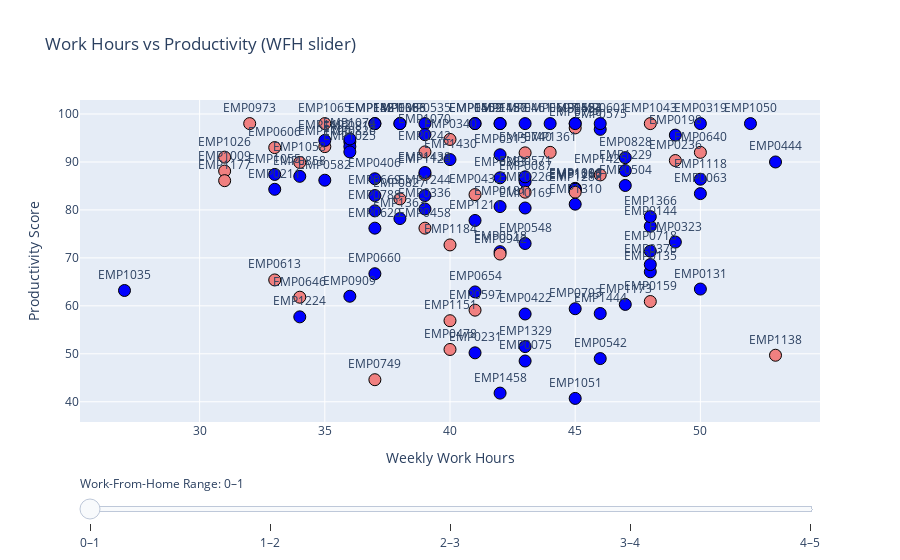

Notebook cell for this chart:
### Code cell
import plotly.graph_objects as go

ranges = [(0,1), (1,2), (2,3), (3,4), (4,5)] # Define ranges of WFH days (for slider and for loop)
marital_map = {"Single": "lightcoral", "Married": "blue"} # Color map for marital_status

fig = go.Figure()

for i, r in enumerate(ranges):  # One trace per WFH range, colored by marital status
    subset = married_men_df[married_men_df["WFH_Days_Per_Week"].between(r[0], r[1])] # Filter data for the current WFH range 
    
    #https://plotly.com/python/sliders/ 
    fig.add_trace(go.Scatter(
        x=subset["Work_Hours_Per_Week"],
        y=subset["Productivity_Score"],
        mode="markers+text",
        text=subset["Employee_ID"],
        textposition="top center",
        marker=dict(
            size=12,
            color=subset["Marital_Status"].map(marital_map),  # color by marital status
            line=dict(width=1, color="black")
        ),
        name=f"WFH {r[0]}–{r[1]} days",
        visible=(i==0)  # only show the first WFH range initially
    ))

steps = [] # Create and add slider steps
for i, r in enumerate(ranges):
    step = dict(
        method="update",
        args=[{"visible": [j==i for j in range(len(ranges))]},
              {"title": f"Work Hours vs Productivity (WFH {r[0]}–{r[1]} days) - Married = blue, Single = lightcoral"}],label=f"{r[0]}–{r[1]}")
    steps.append(step)

sliders = [dict(
    active=0,
    currentvalue={"prefix": "Work-From-Home Range: "},
    pad={"t": 50},
    steps=steps
)]

# Layout (https://www.geeksforgeeks.org/python/how-to-make-sliders-in-plotly/ )
fig.update_layout(
    title="Work Hours vs Productivity (WFH slider)",
    xaxis=dict(title="Weekly Work Hours"),
    yaxis=dict(title="Productivity Score"),
    sliders=sliders,
    legend_title="WFH Range"
)

fig.show()

### Figure 1 — Plotly figure (JSON) as saved in the notebook; plotly's stock layout.template omitted (floating-point values rounded to 4 significant figures; data arrays with more than 128 entries replaced by an {"elided": "..."} marker saying what was removed)
{"data": [{"marker": {"color": ["blue", "blue", "blue", "blue", "blue", "blue", "lightcoral", "blue", "blue", "blue", "blue", "lightcoral", "blue", "lightcoral", "lightcoral", "blue", "blue", "blue", "blue", "lightcoral", "blue", "blue", "blue", "blue", "blue", "lightcoral", "blue", "lightcoral", "blue", "lightcoral", "blue", "blue", "blue", "blue", "blue", "blue", "lightcoral", "blue", "blue", "blue", "lightcoral", "blue", "lightcoral", "lightcoral", "blue", "lightcoral", "lightcoral", "blue", "blue", "blue", "blue", "blue", "lightcoral", "lightcoral", "blue", "blue", "lightcoral", "blue", "blue", "lightcoral", "blue", "blue", "blue", "lightcoral", "lightcoral", "blue", "lightcoral", "blue", "lightcoral", "blue", "lightcoral", "blue", "blue", "blue", "lightcoral", "blue", "lightcoral", "blue", "blue", "blue", "blue", "lightcoral", "lightcoral", "lightcoral", "blue", "lightcoral", "blue", "lightcoral", "lightcoral", "blue", "blue", "blue", "blue", "blue", "lightcoral", "blue", "lightcoral", "blue", "lightcoral", "blue", "blue", "blue", "blue", "lightcoral", "blue", "blue", "blue", "blue", "blue", "blue", "blue"], "line": {"color": "black", "width": 1}, "size": 12}, "mode": "markers+text", "name": "WFH 0–1 days", "text": ["EMP0063", "EMP0075", "EMP0087", "EMP0131", "EMP0135", "EMP0144", "EMP0159", "EMP0169", "EMP0181", "EMP0198", "EMP0211", "EMP0226", "EMP0231", "EMP0236", "EMP0242", "EMP0315", "EMP0319", "EMP0323", "EMP0336", "EMP0340", "EMP0376", "EMP0383", "EMP0386", "EMP0406", "EMP0422", "EMP0432", "EMP0444", "EMP0458", "EMP0461", "EMP0478", "EMP0504", "EMP0518", "EMP0535", "EMP0542", "EMP0548", "EMP0554", "EMP0559", "EMP0571", "EMP0575", "EMP0582", "EMP0597", "EMP0601", "EMP0606", "EMP0613", "EMP0620", "EMP0640", "EMP0646", "EMP0654", "EMP0660", "EMP0669", "EMP0697", "EMP0718", "EMP0740", "EMP0749", "EMP0788", "EMP0793", "EMP0796", "EMP0814", "EMP0826", "EMP0827", "EMP0828", "EMP0858", "EMP0909", "EMP0942", "EMP0973", "EMP1006", "EMP1009", "EMP1025", "EMP1026", "EMP1035", "EMP1043", "EMP1050", "EMP1051", "EMP1055", "EMP1058", "EMP1063", "EMP1065", "EMP1070", "EMP1074", "EMP1117", "EMP1118", "EMP1123", "EMP1138", "EMP1151", "EMP1173", "EMP1177", "EMP1180", "EMP1184", "EMP1190", "EMP1211", "EMP1224", "EMP1229", "EMP1244", "EMP1286", "EMP1288", "EMP1310", "EMP1321", "EMP1329", "EMP1361", "EMP1363", "EMP1366", "EMP1402", "EMP1423", "EMP1425", "EMP1430", "EMP1438", "EMP1444", "EMP1457", "EMP1458", "EMP1481", "EMP1492"], "textposition": "top center", "type": "scatter", "visible": true, "x": [50, 43, 43, 50, 48, 48, 48, 43, 42, 49, 33, 43, 41, 49, 39, 42, 50, 49, 39, 40, 48, 42, 38, 37, 43, 41, 53, 39, 43, 40, 47, 42, 39, 46, 43, 45, 41, 43, 46, 35, 41, 46, 33, 33, 37, 50, 34, 41, 37, 37, 44, 48, 43, 37, 37, 45, 45, 36, 36, 38, 47, 34, 36, 42, 32, 45, 31, 36, 31, 27, 48, 52, 45, 33, 34, 38, 35, 39, 36, 45, 50, 39, 53, 40, 47, 31, 42, 40, 35, 41, 34, 47, 39, 45, 45, 45, 37, 43, 44, 38, 48, 41, 45, 46, 40, 39, 46, 42, 42, 37, 35], "y": [83.4, 48.5, 85.9, 63.5, 67.1, 76.6, 60.9, 80.4, 80.7, 95.6, 84.3, 83.7, 50.2, 90.3, 92.1, 91.5, 98.0, 73.3, 80.2, 94.7, 68.6, 86.7, 98.0, 86.5, 58.3, 83.2, 90.0, 76.2, 98.0, 50.9, 85.1, 71.3, 98.0, 49.0, 73.0, 98.0, 98.0, 86.9, 96.8, 86.2, 59.1, 98.0, 93.0, 65.4, 76.2, 92.0, 61.8, 62.9, 66.7, 83.0, 98.0, 71.4, 91.9, 44.6, 79.8, 59.4, 97.1, 94.2, 93.2, 82.3, 90.9, 87.0, 62.0, 70.8, 98.0, 84.5, 88.1, 92.1, 91.0, 63.2, 98.0, 98.0, 40.7, 87.4, 89.9, 98.0, 98.0, 95.7, 94.8, 84.0, 86.4, 87.4, 49.7, 56.9, 60.3, 86.1, 98.0, 72.7, 93.2, 77.8, 57.7, 88.2, 83.0, 84.3, 83.7, 81.2, 98.0, 51.5, 92.0, 78.2, 78.6, 98.0, 98.0, 87.3, 90.5, 87.8, 58.4, 98.0, 41.8, 98.0, 94.5]}, {"marker": {"color": {"elided": "168 str values"}, "line": {"color": "black", "width": 1}, "size": 12}, "mode": "markers+text", "name": "WFH 1–2 days", "text": {"elided": "168 str values"}, "textposition": "top center", "type": "scatter", "visible": false, "x": {"elided": "168 int values"}, "y": {"elided": "168 float values"}}, {"marker": {"color": {"elided": "232 str values"}, "line": {"color": "black", "width": 1}, "size": 12}, "mode": "markers+text", "name": "WFH 2–3 days", "text": {"elided": "232 str values"}, "textposition": "top center", "type": "scatter", "visible": false, "x": {"elided": "232 int values"}, "y": {"elided": "232 float values"}}, {"marker": {"color": {"elided": "277 str values"}, "line": {"color": "black", "width": 1}, "size": 12}, "mode": "markers+text", "name": "WFH 3–4 days", "text": {"elided": "277 str values"}, "textposition": "top center", "type": "scatter", "visible": false, "x": {"elided": "277 int values"}, "y": {"elided": "277 float values"}}, {"marker": {"color": {"elided": "216 str values"}, "line": {"color": "black", "width": 1}, "size": 12}, "mode": "markers+text", "name": "WFH 4–5 days", "text": {"elided": "216 str values"}, "textposition": "top center", "type": "scatter", "visible": false, "x": {"elided": "216 int values"}, "y": {"elided": "216 float values"}}], "layout": {"legend": {"title": {"text": "WFH Range"}}, "sliders": [{"active": 0, "currentvalue": {"prefix": "Work-From-Home Range: "}, "pad": {"t": 50}, "steps": [{"args": [{"visible": [true, false, false, false, false]}, {"title": "Work Hours vs Productivity (WFH 0–1 days) - Married = blue, Single = lightcoral"}], "label": "0–1", "method": "update"}, {"args": [{"visible": [false, true, false, false, false]}, {"title": "Work Hours vs Productivity (WFH 1–2 days) - Married = blue, Single = lightcoral"}], "label": "1–2", "method": "update"}, {"args": [{"visible": [false, false, true, false, false]}, {"title": "Work Hours vs Productivity (WFH 2–3 days) - Married = blue, Single = lightcoral"}], "label": "2–3", "method": "update"}, {"args": [{"visible": [false, false, false, true, false]}, {"title": "Work Hours vs Productivity (WFH 3–4 days) - Married = blue, Single = lightcoral"}], "label": "3–4", "method": "update"}, {"args": [{"visible": [false, false, false, false, true]}, {"title": "Work Hours vs Productivity (WFH 4–5 days) - Married = blue, Single = lightcoral"}], "label": "4–5", "method": "update"}]}], "title": {"text": "Work Hours vs Productivity (WFH slider)"}, "xaxis": {"title": {"text": "Weekly Work Hours"}}, "yaxis": {"title": {"text": "Productivity Score"}}}}
